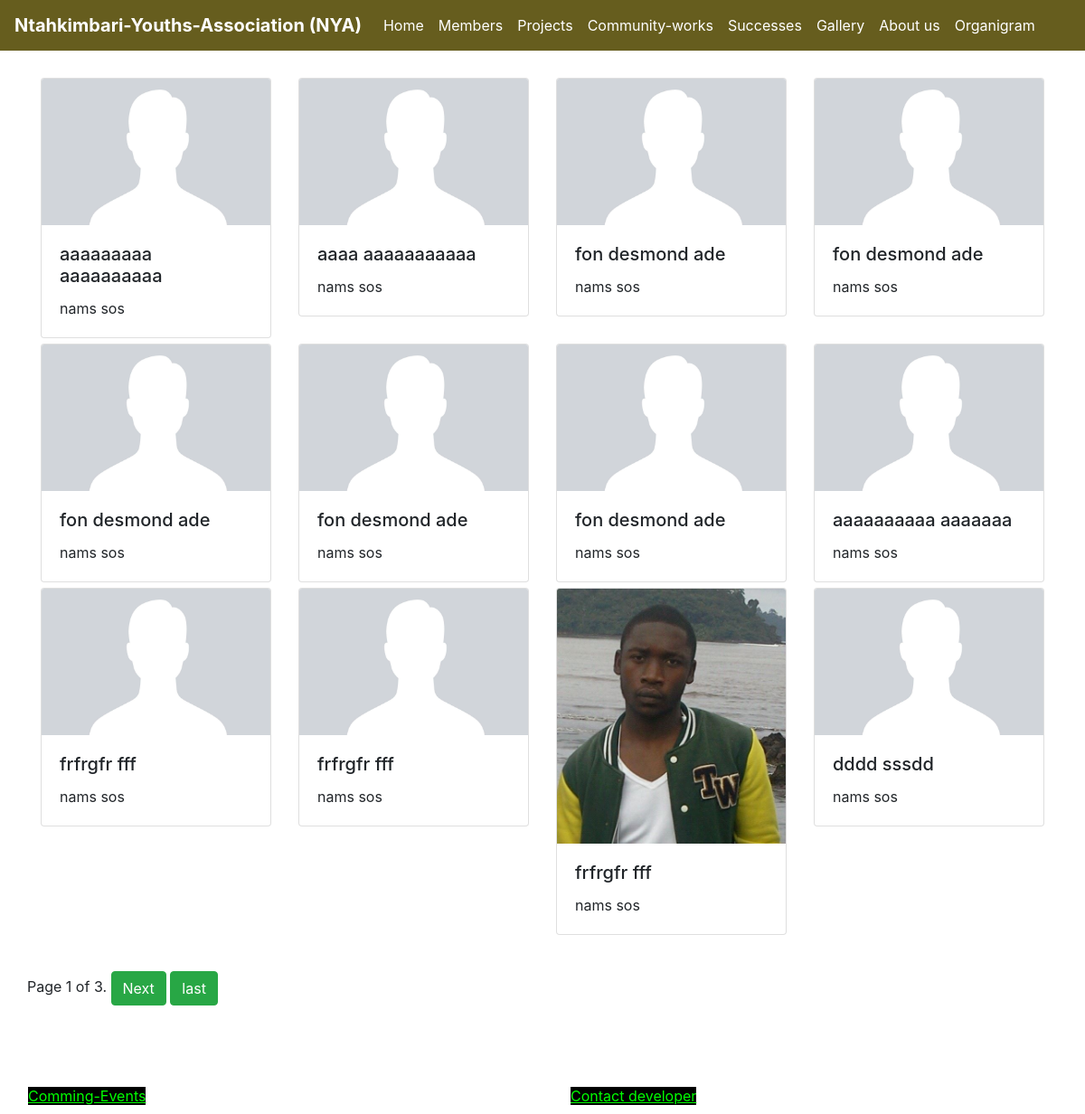
The page /members/ on the database its author committed.
### ntakibariapp/models.py (models this page shows, shortened)
class Member(AbstractUser):
	username = models.PositiveIntegerField(unique=True)
	age = models.DateField(db_index=True, blank=True, null=True)
	photo = models.ImageField(upload_to='photos', blank=True)
	date_joined = models.DateTimeField(default=timezone.now)
	total_household = models.PositiveIntegerField(db_index=True, default=0, db_column='Total Person in your house')
	sex = models.CharField(max_length=9, blank=False, default=None, db_index=True, null=True)

### ntakibariapp/views.py (the view)
# urls.py: path('members/', views.members, name='members'),
def members(request):
	try:
		members = Member.objects.all()
		paginator = Paginator(members,12)
		page = request.GET.get('page')
		members = paginator.get_page(page)
		context['members'] = members
		context['title'] = 'Ntahkimbari Youths'
		return render(request, 'temp/members.html', context)
	except Exception as e:
		return render(request, 'temp/404.html')

### ntakibariapp/templates/temp/members.html (shortened to what this page needs)
{% extends 'temp/base.html' %}
{% block body %}
{% load static %}
<div class="container" style="margin-bottom:120px">
	<div class="row">
		{% if members %}
		 {% for member in members %}
		<div class="col-md-3" style="margin-top:6px;">
			<div class="card-deck">
				<div class="card">
					<img class="card-img-top" {% if member.photo %} src="{{member.photo.url}}" {% else %} src="{% static 'temp/img/df.png'%}" {% endif %}
					alt="{{member.first_name}}" style="">
					<div class="card-body">
						<h5 class="card-title">{{member.first_name}} {{member.last_name}} </h5>
						<p class="card-text">nams sos</p>
					</div>
				</div>
			</div>
		</div>
		 {% endfor %}
		 <div class="pagination" style="margin-top:40px">
			<span class="step-links">
				<span class="current">
					Page {{ members.number }} of {{ members.paginator.num_pages }}.
				</span>
				{% if members.has_next %}
				<a href="?page={{ members.next_page_number }}">
					<button class="btn btn-success">Next</button>
				</a>
				<a href="?page={{ members.paginator.num_pages }}"><button class="btn btn-success">last</button></a>
				{% endif %}
			</span>
		</div>
		{% endif %}
	</div>
</div>
{% endblock %}

### templates/temp/base.html (shortened to what this page needs)
{% load static %}
<!doctype html>
<html>
<head>
    <link rel="stylesheet" type="text/css" href="{% static 'temp/css/bootstrap.min.css' %}">
</head>
<body>
	<nav class="navbar navbar-expand-lg navbar-light" style="background: #665D1E">
		<a class="navbar-brand" href="{% url 'ntakimbari:index' %}" style="color:#fff"><b>Ntahkimbari-Youths-Association (NYA)</b></a>
		<div class="collapse navbar-collapse" id="navbarNavAltMarkup">
			<div class="navbar-nav">
				{% if not user.is_authenticated %}
				<a class="nav-item nav-link active" style="color:#fff" href="{% url 'ntakimbari:index' %}">Home
				</a>
				{% else %}
				<a class="nav-item nav-link active" style="color:#fff" href="{% url 'ntakimbari:dashboard' %}">Home
					<span class="sr-only">(current)</span>
				</a>
				<a class="nav-link active" style="color:#fff" href="{% url 'ntakimbari:dashboard' %}">Dashboard</a>
				{% endif %}
				<a class="nav-link " style="color:#fff" href="{% url 'ntakimbari:members' %}">Members</a>
				<a class="nav-link " style="color:#fff" href="{% url 'ntakimbari:project' %}">Projects</a>
				<a class="nav-link"  style="color:#fff" href="{% url 'ntakimbari:community_work' %}">Community-works</a>
				<a class="nav-link " style="color:#fff" href="{% url 'ntakimbari:success' %}">Successes</a>
				<a class="nav-link " style="color:#fff" href="{% url 'ntakimbari:gallery' %}">Gallery</a>
				<a class="nav-link active" style="color:#fff" href="#">About us</a>
				<a class="nav-link " style="color:#fff" href="#">Organigram</a>
			</div>
		</div>
	</nav><br>
	{% block body %} {% endblock %}
</body>
<footer>
	<div class="container-fluid fixed-bottom" style="background:url({% static 'temp/img/drss2.png' %})">
		<div class="row">
			<div class="col-sm">
				<nav>
					<a class="nav-link"  style="color:#0f0; text-decoration:underline;" href="#"><span style="background:black">Comming-Events</span></a>
				</nav>
			</div>
			<div class="col-sm">
				<nav>
					<a class="nav-link"  style="color:#0f0; text-decoration:underline;" href="#"><span style="background:black">Contact developer</span></a>
				</nav>
			</div>
		</div>
	</div>
</footer>
</html>

### rows shown on the page
Member: first_name "aaaaaaaaa", last_name "aaaaaaaaaa"
Member: first_name "aaaa", last_name "aaaaaaaaaaa"
Member: first_name "fon", last_name "desmond ade"
Member: first_name "fon", last_name "desmond ade"
Member: first_name "fon", last_name "desmond ade"
Member: first_name "fon", last_name "desmond ade"
Member: first_name "fon", last_name "desmond ade"
Member: first_name "aaaaaaaaaa", last_name "aaaaaaa"
Member: first_name "frfrgfr", last_name "fff"
Member: first_name "frfrgfr", last_name "fff"
Member: photo (picture), first_name "frfrgfr", last_name "fff"
Member: first_name "dddd", last_name "sssdd"

### other values the page prints
{{ members.number }} "1"
{{ members.paginator.num_pages }} "3"
